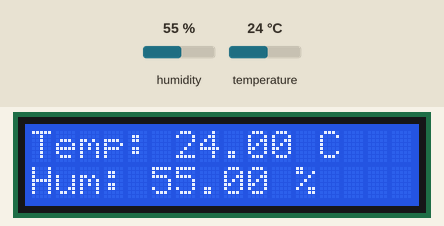
Simulated run of this sketch. Board: Arduino Uno, built with avr-gcc and run on an emulated ATmega328P. Shown: 16×2 character LCD. The inputs (shaded band) are chosen by the test bench; at power-on: humidity 55 %, temperature 24 °C. What the sketch prints to the serial monitor is not drawn.

Above: at 3.2 s.
3.3 s: humidity set to 22 %
At 5.4 s:
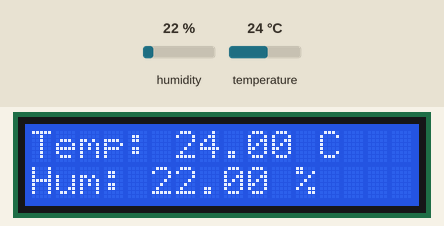
6.0 s: temperature set to 12 °C
At 7.1 s:
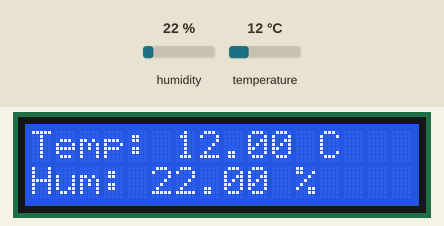
8.7 s: humidity set to 40 %
At 11.4 s:
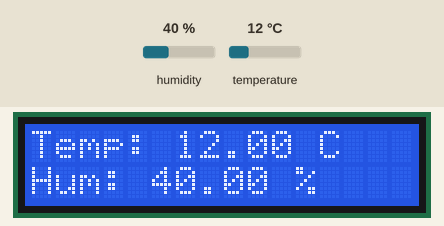
11.7 s: temperature set to 19 °C
At 13.0 s:
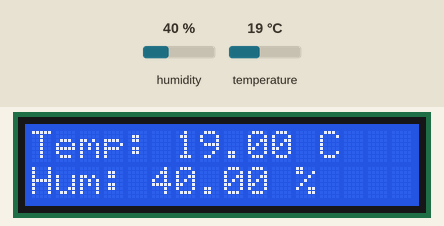
Timing chart, 0 to 14.7 s (numbered marks = the images above; inputs shaded):
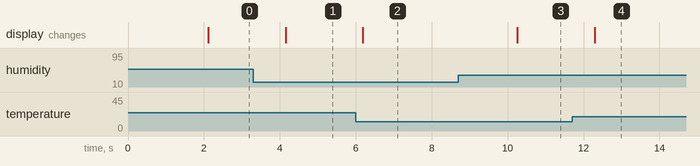

Measured:
- after the input at 3.3 s, the display: changes after 0.85 s (image 1)
- after the input at 6.0 s, the display: changes after 0.19 s (image 2)
- after the input at 8.7 s, the display: changes after 1.6 s (image 3)
- after the input at 11.7 s, the display: changes after 0.59 s (image 4)

The sketch:

Task2_DHT11_Sensor_with_16x2lcd_display.ino
```cpp
#include <Wire.h>
#include <LiquidCrystal_I2C.h>
#include <Adafruit_Sensor.h>
#include <DHT.h>

#define DHTPIN 5
#define DHTTYPE DHT22
DHT dht(DHTPIN, DHTTYPE);

LiquidCrystal_I2C lcd(0x27, 16, 2);

void setup() {
  Serial.begin(115200);
  dht.begin();
  lcd.begin();
  lcd.backlight();

  lcd.setCursor(0, 0);
  lcd.print("DHT22 Sensor Init");
  delay(2000);
  lcd.clear();
}

void loop() {
  float temperature = dht.readTemperature();
  float humidity = dht.readHumidity();

  if (isnan(temperature) || isnan(humidity)) {
    Serial.println("⚠️ Failed to read from DHT sensor!");
    lcd.clear();
    lcd.setCursor(0, 0);
    lcd.print("Sensor Error!");
    delay(2000);
    return;
  }

  Serial.print("Temperature: ");
  Serial.print(temperature);
  Serial.print(" °C  |  Humidity: ");
  Serial.print(humidity);
  Serial.println(" %");

  lcd.clear();
  lcd.setCursor(0, 0);
  lcd.print("Temp: ");
  lcd.print(temperature);
  lcd.print(" C");

  lcd.setCursor(0, 1);
  lcd.print("Hum: ");
  lcd.print(humidity);
  lcd.print(" %");

  delay(2000);
}
```
